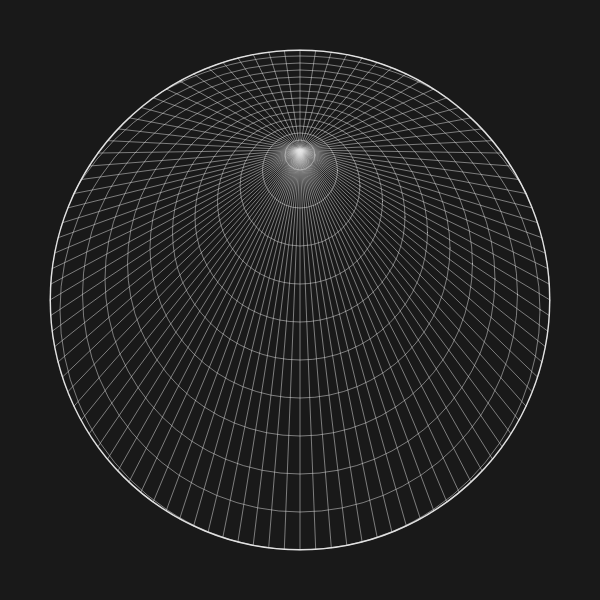
Frame 1 (no input)
Frame 60 (no input): identical to frame 1, image omitted
Frame 120 (the mouse pressed at the canvas centre since frame 60): identical to frame 1, image omitted

The p5.js sketch that drew this single still picture (run headless with seeded random() and noise() and a simulated clock; from frame 60 on, the mouse is pressed at the canvas centre):

// p5.js sketch
// ── sketch.js
let c = [300, 150];
let r = 250;

function setup() {
    createCanvas(600, 600);
}

function draw() {
    background(25);
    fill(225);
    stroke(225);

    push();
    // Mask everything outside my big circle
    clip(() => {
        circle(width / 2, height / 2, 2 * r + 1);
    });

    // Big circle, only outline at center of canvas
    noFill();
    strokeWeight(2);
    circle(width / 2, height / 2, 2 * r);

    // Now let's get X points evenly spaced on the big circle
    let n = 100;

    for (let i = 0; i < n; i++) {
        strokeWeight(0.5);

        let rad = i * TWO_PI / n;
        let x = width / 2 + r * cos(rad);
        let y = height / 2 + r * sin(rad);

        // Draw a line from the center to this point
        line(c[0], c[1], x, y);
    }

    let yGrowth = 0.1;
    let radiusGrowth = 1.5;
    let radiusStart = 30;
    let amount = 50;

    // Draw N circles with increasing radius
    for (let i = 0; i < amount; i++) {
        circle(c[0], (c[1] + 5) * (1 + i * yGrowth), radiusStart * (1 + i * radiusGrowth))
    }

    pop();



}
